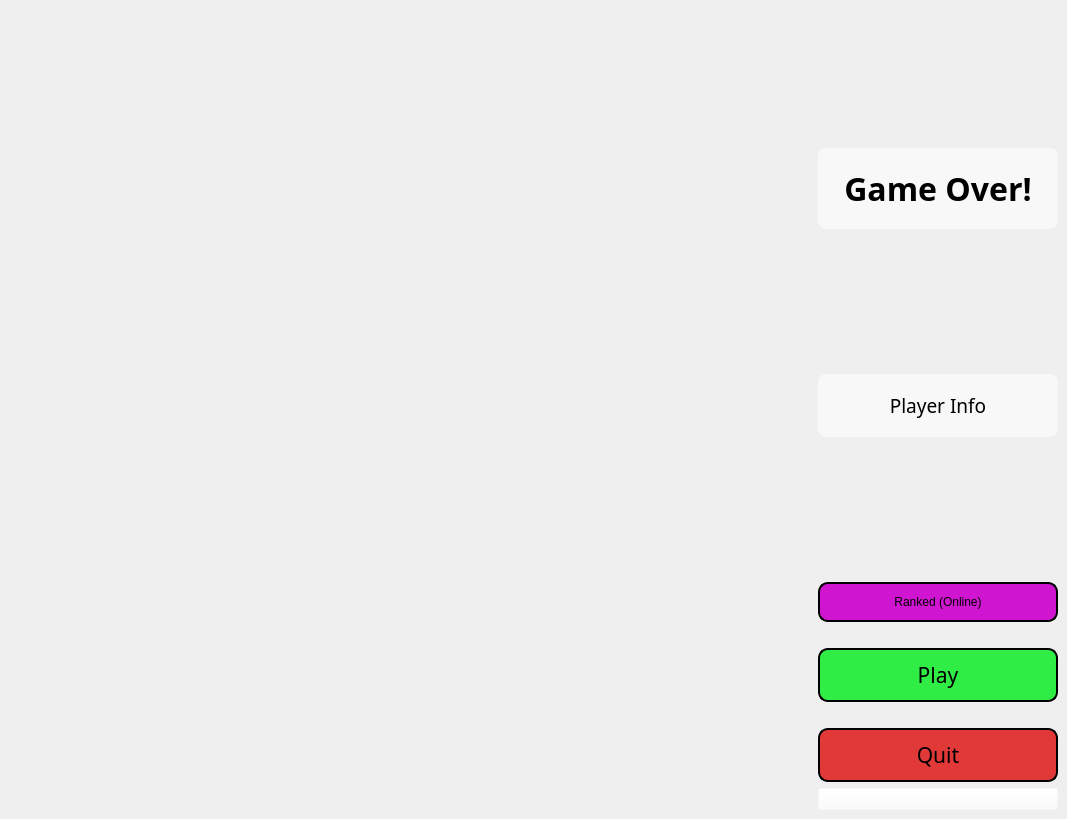
<?xml version="1.0" encoding="UTF-8"?>
<ui version="4.0">
 <class>MainWindow</class>
 <widget class="QMainWindow" name="MainWindow">
  <property name="geometry">
   <rect>
    <x>0</x>
    <y>0</y>
    <width>1067</width>
    <height>819</height>
   </rect>
  </property>
  <property name="windowTitle">
   <string>MainWindow</string>
  </property>
  <widget class="QWidget" name="centralwidget">
   <layout class="QHBoxLayout" name="horizontalLayout">
    <item>
     <spacer name="horizontalSpacer">
      <property name="orientation">
       <enum>Qt::Horizontal</enum>
      </property>
      <property name="sizeHint" stdset="0">
       <size>
        <width>40</width>
        <height>20</height>
       </size>
      </property>
     </spacer>
    </item>
    <item>
     <layout class="QVBoxLayout" name="container_verticalLayout">
      <item>
       <spacer name="verticalSpacer_4">
        <property name="orientation">
         <enum>Qt::Vertical</enum>
        </property>
        <property name="sizeHint" stdset="0">
         <size>
          <width>20</width>
          <height>40</height>
         </size>
        </property>
       </spacer>
      </item>
      <item>
       <widget class="QLabel" name="gameOver_label">
        <property name="font">
         <font>
          <family>Bungee</family>
          <pointsize>24</pointsize>
          <bold>true</bold>
         </font>
        </property>
        <property name="styleSheet">
         <string notr="true">color: black;
background-color: rgba(255, 255, 255, 150);
border-radius: 8px;
padding: 18px;
line-height: 50%;</string>
        </property>
        <property name="text">
         <string>Game Over!</string>
        </property>
        <property name="alignment">
         <set>Qt::AlignCenter</set>
        </property>
       </widget>
      </item>
      <item>
       <spacer name="verticalSpacer_5">
        <property name="orientation">
         <enum>Qt::Vertical</enum>
        </property>
        <property name="sizeHint" stdset="0">
         <size>
          <width>20</width>
          <height>40</height>
         </size>
        </property>
       </spacer>
      </item>
      <item>
       <widget class="QLabel" name="playerInfo_label">
        <property name="font">
         <font>
          <family>Bungee</family>
          <pointsize>14</pointsize>
          <kerning>true</kerning>
         </font>
        </property>
        <property name="styleSheet">
         <string notr="true">background-color: rgba(255, 255, 255, 150);
border-radius: 8px;
padding: 18px;</string>
        </property>
        <property name="text">
         <string>Player Info</string>
        </property>
        <property name="alignment">
         <set>Qt::AlignCenter</set>
        </property>
       </widget>
      </item>
      <item>
       <spacer name="verticalSpacer">
        <property name="orientation">
         <enum>Qt::Vertical</enum>
        </property>
        <property name="sizeHint" stdset="0">
         <size>
          <width>20</width>
          <height>40</height>
         </size>
        </property>
       </spacer>
      </item>
      <item alignment="Qt::AlignHCenter">
       <widget class="QPushButton" name="online_Button">
        <property name="sizePolicy">
         <sizepolicy hsizetype="Maximum" vsizetype="Fixed">
          <horstretch>0</horstretch>
          <verstretch>0</verstretch>
         </sizepolicy>
        </property>
        <property name="minimumSize">
         <size>
          <width>240</width>
          <height>40</height>
         </size>
        </property>
        <property name="styleSheet">
         <string notr="true">QPushButton#online_Button {
	background-color: #d015d1;
	color: black;
	border-style: solid;
	border-width: 2px;
	border-radius: 10px;
	border-color: black;
	padding: 10px;
	font: 16pt &quot;Bungee&quot;;
}

QPushButton#online_Button:hover {
	background-color: #c412c5;
}

QPushButton#online_Button:focus {
	border-width: 4px;
}</string>
        </property>
        <property name="text">
         <string>Ranked (Online)</string>
        </property>
       </widget>
      </item>
      <item>
       <spacer name="verticalSpacer_6">
        <property name="orientation">
         <enum>Qt::Vertical</enum>
        </property>
        <property name="sizeType">
         <enum>QSizePolicy::Preferred</enum>
        </property>
        <property name="sizeHint" stdset="0">
         <size>
          <width>20</width>
          <height>20</height>
         </size>
        </property>
       </spacer>
      </item>
      <item alignment="Qt::AlignHCenter">
       <widget class="QPushButton" name="start_Button">
        <property name="sizePolicy">
         <sizepolicy hsizetype="Maximum" vsizetype="Fixed">
          <horstretch>0</horstretch>
          <verstretch>0</verstretch>
         </sizepolicy>
        </property>
        <property name="minimumSize">
         <size>
          <width>240</width>
          <height>40</height>
         </size>
        </property>
        <property name="font">
         <font>
          <family>Bungee</family>
          <pointsize>16</pointsize>
          <italic>false</italic>
          <bold>false</bold>
         </font>
        </property>
        <property name="styleSheet">
         <string notr="true">QPushButton#start_Button {
	background-color: #30ed45;
	color: black;
	border-style: solid;
	border-width: 2px;
	border-radius: 10px;
	border-color: black;
	padding: 10px;
	font: 16pt &quot;Bungee&quot;;
}

QPushButton#start_Button:hover {
	background-color: #0ccb21;
}

QPushButton#start_Button:focus {
	border-width: 4px;
}</string>
        </property>
        <property name="text">
         <string>Play</string>
        </property>
       </widget>
      </item>
      <item>
       <spacer name="verticalSpacer_3">
        <property name="orientation">
         <enum>Qt::Vertical</enum>
        </property>
        <property name="sizeType">
         <enum>QSizePolicy::Preferred</enum>
        </property>
        <property name="sizeHint" stdset="0">
         <size>
          <width>20</width>
          <height>20</height>
         </size>
        </property>
       </spacer>
      </item>
      <item alignment="Qt::AlignHCenter">
       <widget class="QPushButton" name="quit_Button">
        <property name="sizePolicy">
         <sizepolicy hsizetype="Maximum" vsizetype="Fixed">
          <horstretch>0</horstretch>
          <verstretch>0</verstretch>
         </sizepolicy>
        </property>
        <property name="minimumSize">
         <size>
          <width>240</width>
          <height>40</height>
         </size>
        </property>
        <property name="font">
         <font>
          <family>Bungee</family>
          <pointsize>16</pointsize>
          <italic>false</italic>
          <bold>false</bold>
         </font>
        </property>
        <property name="styleSheet">
         <string notr="true">QPushButton#quit_Button {
	background-color: #e13838;
	color: black;
	border-style: solid;
	border-width: 2px;
	border-radius: 10px;
	border-color: black;
	padding: 10px;
	font: 16pt &quot;Bungee&quot;;
}

QPushButton#quit_Button:hover {
	background-color: #d31111;
}

QPushButton#quit_Button:focus {
	border-width: 4px;
}</string>
        </property>
        <property name="text">
         <string>Quit</string>
        </property>
       </widget>
      </item>
      <item>
       <widget class="QPushButton" name="sizeController_Button">
        <property name="sizePolicy">
         <sizepolicy hsizetype="Minimum" vsizetype="Fixed">
          <horstretch>0</horstretch>
          <verstretch>0</verstretch>
         </sizepolicy>
        </property>
        <property name="minimumSize">
         <size>
          <width>0</width>
          <height>0</height>
         </size>
        </property>
        <property name="focusPolicy">
         <enum>Qt::NoFocus</enum>
        </property>
        <property name="styleSheet">
         <string notr="true">background: rgba(255, 255, 255, 0);</string>
        </property>
        <property name="text">
         <string/>
        </property>
       </widget>
      </item>
     </layout>
    </item>
   </layout>
  </widget>
 </widget>
 <tabstops>
  <tabstop>start_Button</tabstop>
  <tabstop>quit_Button</tabstop>
  <tabstop>sizeController_Button</tabstop>
 </tabstops>
 <resources/>
 <connections/>
</ui>
